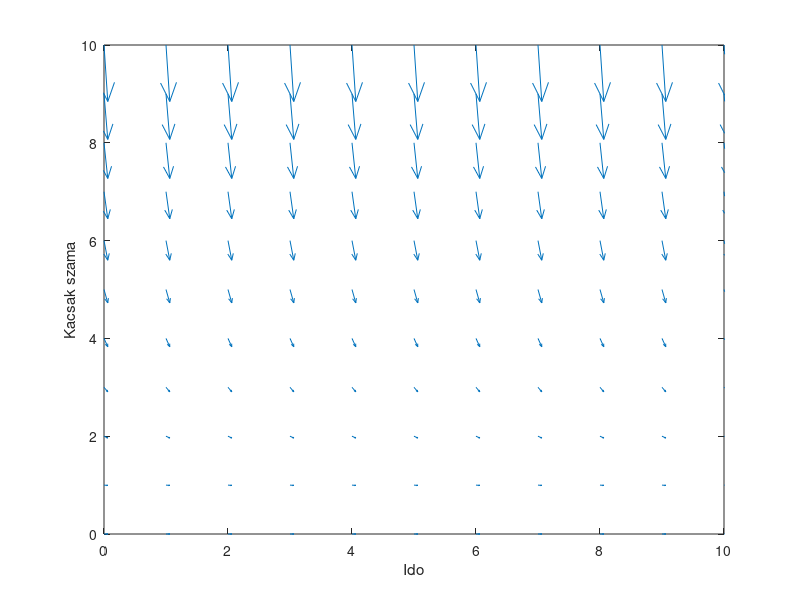

Write the MATLAB code that produced this figure.
a=0.1;
b=0.2;
f=@(x)a.*x-b.*x.^2;
x=0:10;
t=0:10;

[X,T]=meshgrid(x,t);
quiver(T,X,ones(size(X)),f(X));

hold on;

xlabel('Ido')
ylabel('Kacsak szama');
axis([0,10,0,10]);